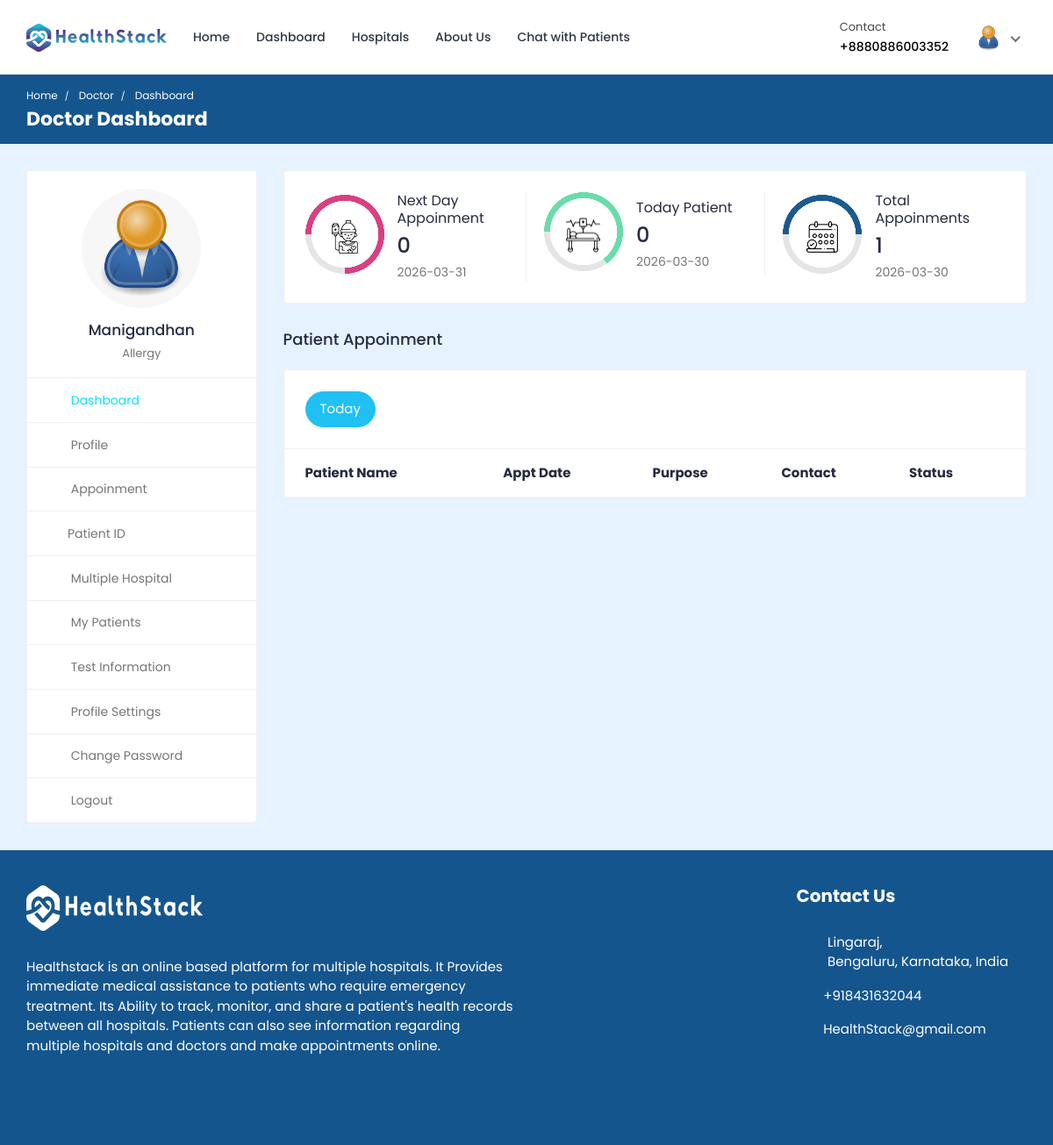
The page /doctor/doctor-dashboard/ (signed in) on the database its author committed.
### doctor/models.py (models this page shows, shortened)
class Doctor_Information(models.Model):
    DOCTOR_TYPE = (
        ('Cardiologists', 'Cardiologists'),
        ('Neurologists', 'Neurologists'),
        ('Pediatricians', 'Pediatricians'),
        ('Physiatrists', 'Physiatrists'),
        ('Dermatologists', 'Dermatologists'),
    )
    doctor_id = models.AutoField(primary_key=True)
    user = models.OneToOneField(User, on_delete=models.CASCADE, null=True, blank=True, related_name='profile')
    name = models.CharField(max_length=200, null=True, blank=True)
    username = models.CharField(max_length=200, null=True, blank=True)
    gender = models.CharField(max_length=200, null=True, blank=True)
    description = models.TextField(max_length=1000, null=True, blank=True)
    department = models.CharField(max_length=200, choices=DOCTOR_TYPE, null=True, blank=True)
    department_name = models.ForeignKey(hospital_department, on_delete=models.SET_NULL, null=True, blank=True)
    specialization = models.ForeignKey(specialization, on_delete=models.SET_NULL, null=True, blank=True)
    featured_image = models.ImageField(upload_to='doctors/', default='doctors/user-default.png', null=True, blank=True)
    certificate_image = models.ImageField(upload_to='doctors_certificate/', default='doctors_certificate/default.png', null=True, blank=True)
    email = models.EmailField(max_length=200, null=True, blank=True)
    phone_number = models.CharField(max_length=200, null=True, blank=True)
    nid = models.CharField(max_length=200, null=True, blank=True)
    visiting_hour = models.CharField(max_length=200, null=True, blank=True)
    consultation_fee = models.IntegerField(null=True, blank=True)
    report_fee = models.IntegerField(null=True, blank=True)
    dob = models.CharField(max_length=200, null=True, blank=True)
    institute = models.CharField(max_length=200, null=True, blank=True)
    degree = models.CharField(max_length=200, null=True, blank=True)
    completion_year = models.CharField(max_length=200, null=True, blank=True)
    work_place = models.CharField(max_length=200, null=True, blank=True)
    designation = models.CharField(max_length=200, null=True, blank=True)
    start_year = models.CharField(max_length=200, null=True, blank=True)
    end_year = models.CharField(max_length=200, null=True, blank=True)
    register_status =  models.CharField(max_length=200, null=True, blank=True)
    hospital_name = models.ForeignKey(Hospital_Information, on_delete=models.SET_NULL, null=True, blank=True)

### hospital_admin/models.py (models this page shows, shortened)
class specialization(models.Model):
    specialization_id = models.AutoField(primary_key=True)
    specialization_name = models.CharField(max_length=200, null=True, blank=True)
    hospital = models.ForeignKey(Hospital_Information, on_delete=models.CASCADE, null=True, blank=True)

### doctor/views.py (the view)
# urls.py: path('doctor-dashboard/',views.doctor_dashboard, name='doctor-dashboard'),
@csrf_exempt
@login_required(login_url="doctor-login")
@cache_control(no_cache=True, must_revalidate=True, no_store=True)
def doctor_dashboard(request):
        if request.user.is_authenticated:
            if request.user.is_doctor:
                doctor = Doctor_Information.objects.get(user=request.user)
                current_date = datetime.date.today()
                current_date_str = str(current_date)
                today_appointments = Appointment.objects.filter(date=current_date_str).filter(doctor=doctor).filter(appointment_status='confirmed')
                next_date = current_date + datetime.timedelta(days=1) # next days date
                next_date_str = str(next_date)
                next_days_appointment = Appointment.objects.filter(date=next_date_str).filter(doctor=doctor).filter(Q(appointment_status='pending') | Q(appointment_status='confirmed')).count()
                today_patient_count = Appointment.objects.filter(date=current_date_str).filter(doctor=doctor).annotate(count=Count('patient'))
                total_appointments_count = Appointment.objects.filter(doctor=doctor).annotate(count=Count('id'))
            else:
                return redirect('doctor-logout')
            context = {'doctor': doctor, 'today_appointments': today_appointments, 'today_patient_count': today_patient_count, 'total_appointments_count': total_appointments_count, 'next_days_appointment': next_days_appointment, 'current_date': current_date_str, 'next_date': next_date_str}
            return render(request, 'doctor-dashboard.html', context)
        else:
            return redirect('doctor-login')

### templates/doctor-dashboard.html (shortened to what this page needs)
{% load static %}
<!DOCTYPE html>
<html lang="en">
  <head>
    <link
      rel="stylesheet"
      href="{% static 'HealthStack-System/css/Normal/bootstrap.min.css' %}"
    />
    <link
      rel="stylesheet"
      href="{% static 'HealthStack-System/plugins/Normal/fontawesome/css/fontawesome.min.css' %}"
    />
    <link
      rel="stylesheet"
      href="{% static 'HealthStack-System/plugins/Normal/fontawesome/css/all.min.css' %}"
    />
    <link
      rel="stylesheet"
      href="{% static 'HealthStack-System/css/Normal/style.css' %}"
    />
  </head>
  <body>
  {% if user.is_authenticated %}
    <div class="main-wrapper">
      <header class="header">{% include 'doctor-navbar.html' %}</header>
      <div class="breadcrumb-bar">
        <div class="container-fluid">
          <div class="row align-items-center">
            <div class="col-md-12 col-12">
              <nav aria-label="breadcrumb" class="page-breadcrumb">
                <ol class="breadcrumb">
                  <li class="breadcrumb-item">
                    <a href="{% url 'hospital_home'%}">Home</a>
                  </li>
                  <li class="breadcrumb-item active" aria-current="page">
                    Doctor
                  </li>
                  <li class="breadcrumb-item active" aria-current="page">
                    Dashboard
                  </li>
                </ol>
              </nav>
              <h2 class="breadcrumb-title">Doctor Dashboard</h2>{% include 'message.html' %}
            </div>
          </div>
        </div>
      </div>
      <div class="content">
        <div class="container-fluid">
          <div class="row">
            <div class="col-md-5 col-lg-4 col-xl-3 theiaStickySidebar">
              <div>{% include 'doctor-sidebar.html' %}</div>
            </div>
            <div class="col-md-7 col-lg-8 col-xl-9">
              <div class="row">
                <div class="col-md-12">
                  <div class="card dash-card">
                    <div class="card-body">
                      <div class="row">
                        <div class="col-md-12 col-lg-4">
                          <div class="dash-widget dct-border-rht">
                            <div class="circle-bar circle-bar1">
                              <div class="circle-graph1" data-percent="75">
                                <img
                                  src="{% static 'HealthStack-System/images/Normal/icon-01.png' %}"
                                  class="img-fluid"
                                  alt="patient"
                                />
                              </div>
                            </div>
                            <div class="dash-widget-info">
                              <h6>Next Day Appoinment</h6>
                              <h3>{{next_days_appointment}}</h3>
                              <p class="text-muted">{{next_date}}</p>
                            </div>
                          </div>
                        </div>
                        <div class="col-md-12 col-lg-4">
                          <div class="dash-widget dct-border-rht">
                            <div class="circle-bar circle-bar2">
                              <div class="circle-graph2" data-percent="65">
                                <img
                                  src="{% static 'HealthStack-System/images/Normal/icon-02.png' %}"
                                  class="img-fluid"
                                  alt="Patient"
                                />
                              </div>
                            </div>
                            <div class="dash-widget-info">
                              <h6>Today Patient</h6>
                              <h3>{{today_patient_count.count}}</h3>
                              <p class="text-muted">{{current_date}}</p>
                            </div>
                          </div>
                        </div>
                        <div class="col-md-12 col-lg-4">
                          <div class="dash-widget">
                            <div class="circle-bar circle-bar3">
                              <div class="circle-graph3" data-percent="50">
                                <img
                                  src="{% static 'HealthStack-System/images/Normal/icon-03.png' %}"
                                  class="img-fluid"
                                  alt="Patient"
                                />
                              </div>
                            </div>
                            <div class="dash-widget-info">
                              <h6>Total Appoinments</h6>
                              <h3>{{total_appointments_count.count}}</h3>
                              <p class="text-muted">{{current_date}}</p>
                            </div>
                          </div>
                        </div>
                      </div>
                    </div>
                  </div>
                </div>
              </div>
              <div class="row">
                <div class="col-md-12">
                  <h4 class="mb-4">Patient Appoinment</h4>
                  <div class="appointment-tab">
                    <ul class="nav nav-tabs nav-tabs-solid nav-tabs-rounded">
                      <li class="nav-item">
                        <a
                          class="nav-link active"
                          href="#today-appointments"
                          data-toggle="tab"
                          >Today</a
                        >
                      </li>
                    </ul>
                      <div class="tab-pane" id="today-appointments">
                        <div class="card card-table mb-0">
                          <div class="card-body">
                            <div class="table-responsive">
                              <table
                                class="table table-hover table-center mb-0"
                              >
                                <thead>
                                  <tr>
                                    <th>Patient Name</th>
                                    <th>Appt Date</th>
                                    <th>Purpose</th>
                                    <th>Contact</th>
                                    <th>Status</th>
                                  </tr>
                                </thead>
                              </table>
                            </div>
                          </div>
                        </div>
                      </div>
                    </div>
                  </div>
                </div>
              </div>
            </div>
          </div>
        </div>
      </div>
      {% include 'footer.html' %}
  {% else %}
  <p> You are not logged in </p>
  {% endif %}
  </body>
</html>

### templates/doctor-navbar.html (shortened to what this page needs)
{% load static %}
<nav class="navbar navbar-expand-lg header-nav">
  <div class="navbar-header">
    <a href="{% url 'hospital_home'%}" class="navbar-brand logo">
      <img
        src="{% static 'HealthStack-System/images/Normal/logo.jpg' %}"
        class="img-fluid"
        alt="Logo"
      />
    </a>
  </div>
  <div class="main-menu-wrapper">
    <ul class="main-nav">
      <li>
        <a href="{% url 'hospital_home'%}">Home</a>
      </li>
      <li>
        <a href="{% url 'doctor-dashboard'%}">Dashboard</a>
      </li>
      <li><a href="{% url 'multiple-hospital' %}" style="text-decoration: none;">Hospitals</a></li>
      <li>
        <a href="{% url 'about-us'%}">About Us</a>
      </li>
      <li>
        <a href="{% url 'chat-home' pk=user.id %}">Chat with Patients</a>
      </li>
    </ul>
  </div>
  <ul class="nav header-navbar-rht">
    <li class="nav-item contact-item">
      <div class="header-contact-img">
        <i class="far fa-hospital"></i>
      </div>
      <div class="header-contact-detail">
        <p class="contact-header">Contact</p>
        <p class="contact-info-header">+88{{doctor.phone_number}}</p>
      </div>
    </li>
    <li class="nav-item dropdown has-arrow logged-item">
      <a href="#" class="dropdown-toggle nav-link" data-toggle="dropdown">
        <span class="user-img">
          <img
            class="rounded-circle"
            src="{{ doctor.featured_image.url }}"
            width="31"
            alt="Darren Elder"
          />
        </span>
      </a>
    </li>
  </ul>
</nav>

### templates/doctor-sidebar.html (shortened to what this page needs)
{% load static %}
<div class="profile-sidebar">
  <div class="widget-profile pro-widget-content">
    <div class="profile-info-widget">
      <a href="#" class="booking-doc-img">
        <img
          src="{{ doctor.featured_image.url }}"
          alt="User Image"
        />
      </a>
      <div class="profile-det-info">
        <h3>{{ doctor.name }}</h3>
        <div class="patient-details">
          <h5 class="mb-0">{{doctor.specialization.specialization_name}}</h5>
        </div>
      </div>
    </div>
  </div>
  <div class="dashboard-widget">
    <nav class="dashboard-menu sidebar">
      <ul>
        <li class="active">
          <a href="{% url 'doctor-dashboard' %}">
            <i class="fas fa-columns"></i>
            <span>Dashboard</span>
          </a>
        </li>
        <li>
        <a href="{% url 'doctor-profile' pk=doctor.doctor_id %}">
          <i class="fas fa-user"></i>
          <span>Profile</span>
        </a>
      </li>
        <li>
          <a href="{% url 'appointments'%}">
            <i class="fas fa-user-circle"></i>
            <span>Appoinment</span>
          </a>
        </li>
        <li class="nav-item has-submenu">
            <a href="#" class="nav-link"><i class="fas fa-search"></i><span>Patient ID</span></a>
        </li>
        <li>
          <a href="{% url 'multiple-hospital' %}">
            <i class="fas fa-hospital"></i>
            <span>Multiple Hospital</span>
          </a>
      </li>
        <li>
          <a href="{% url 'my-patients' %}">
            <i class="fas fa-user-injured"></i>
            <span>My Patients</span>
          </a>
        </li>
        <li>
          <a href="{% url 'doctor-test-list'%}" target="_blank">
            <i class="fas fa-hourglass-start"></i>
            <span>Test Information</span>
          </a>
        </li>
        <li>
          <a
            href="{% url 'doctor-profile-settings' %}"
          >
            <i class="fas fa-user-cog"></i>
            <span>Profile Settings</span>
          </a>
        </li>
        <li>
          <a href="{% url 'doctor-change-password' pk=user.id%}">
            <i class="fas fa-lock"></i>
            <span>Change Password</span>
          </a>
        </li>
        <li>
          <a href="{% url 'doctor-logout'%}">
            <i class="fas fa-sign-out-alt"></i>
            <span>Logout</span>
          </a>
        </li>
      </ul>
    </nav>
  </div>
</div>

### rows shown on the page
Doctor_Information: phone_number "80886003352", featured_image (placeholder picture), name "Manigandhan", specialization.specialization_name "Allergy"

### other values the page prints
{{ next_days_appointment }} "0"
{{ next_date }} "2026-03-31"
{{ today_patient_count.count }} "0"
{{ current_date }} "2026-03-30"
{{ total_appointments_count.count }} "1"
